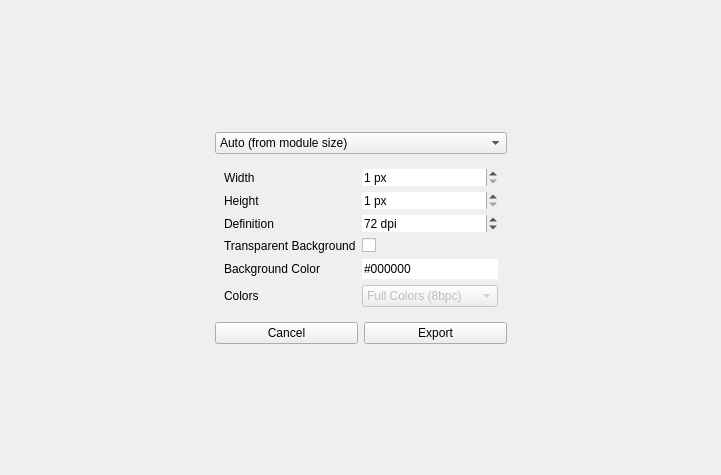
<?xml version="1.0" encoding="UTF-8"?>
<ui version="4.0">
 <class>ExportForm</class>
 <widget class="QWidget" name="ExportForm">
  <property name="geometry">
   <rect>
    <x>0</x>
    <y>0</y>
    <width>721</width>
    <height>475</height>
   </rect>
  </property>
  <property name="windowTitle">
   <string>Form</string>
  </property>
  <layout class="QGridLayout" name="gridLayout">
   <item row="0" column="1">
    <spacer name="verticalSpacer">
     <property name="orientation">
      <enum>Qt::Vertical</enum>
     </property>
     <property name="sizeHint" stdset="0">
      <size>
       <width>20</width>
       <height>40</height>
      </size>
     </property>
    </spacer>
   </item>
   <item row="1" column="1">
    <widget class="QComboBox" name="exportSettingsComboBox">
     <item>
      <property name="text">
       <string>Auto (from module size)</string>
      </property>
     </item>
     <item>
      <property name="text">
       <string>Custom</string>
      </property>
     </item>
     <item>
      <property name="text">
       <string>Letter</string>
      </property>
     </item>
     <item>
      <property name="text">
       <string>Letter (DL)</string>
      </property>
     </item>
     <item>
      <property name="text">
       <string>Postcard</string>
      </property>
     </item>
     <item>
      <property name="text">
       <string>Business Card</string>
      </property>
     </item>
     <item>
      <property name="text">
       <string>A3</string>
      </property>
     </item>
     <item>
      <property name="text">
       <string>A4</string>
      </property>
     </item>
     <item>
      <property name="text">
       <string>A5</string>
      </property>
     </item>
     <item>
      <property name="text">
       <string>A6</string>
      </property>
     </item>
     <item>
      <property name="text">
       <string>Square 1000 px</string>
      </property>
     </item>
     <item>
      <property name="text">
       <string>Square 2000 px</string>
      </property>
     </item>
     <item>
      <property name="text">
       <string>DCI 8K 4320p</string>
      </property>
     </item>
     <item>
      <property name="text">
       <string>FUHDTV 8K 4320p</string>
      </property>
     </item>
     <item>
      <property name="text">
       <string>DCI 4K Scope</string>
      </property>
     </item>
     <item>
      <property name="text">
       <string>DCI 4K Flat</string>
      </property>
     </item>
     <item>
      <property name="text">
       <string>UHDTV 4K 2160p</string>
      </property>
     </item>
     <item>
      <property name="text">
       <string>DCI 2K Scope</string>
      </property>
     </item>
     <item>
      <property name="text">
       <string>DCI 2K Flat</string>
      </property>
     </item>
     <item>
      <property name="text">
       <string>HDTV 1080p</string>
      </property>
     </item>
     <item>
      <property name="text">
       <string>HD 720p</string>
      </property>
     </item>
    </widget>
   </item>
   <item row="2" column="0">
    <spacer name="horizontalSpacer">
     <property name="orientation">
      <enum>Qt::Horizontal</enum>
     </property>
     <property name="sizeHint" stdset="0">
      <size>
       <width>40</width>
       <height>20</height>
      </size>
     </property>
    </spacer>
   </item>
   <item row="2" column="1">
    <widget class="QFrame" name="formFrame">
     <layout class="QFormLayout" name="formLayout">
      <item row="0" column="0">
       <widget class="QLabel" name="label">
        <property name="text">
         <string>Width</string>
        </property>
       </widget>
      </item>
      <item row="0" column="1">
       <widget class="QSpinBox" name="widthEdit">
        <property name="frame">
         <bool>false</bool>
        </property>
        <property name="suffix">
         <string> px</string>
        </property>
        <property name="minimum">
         <number>1</number>
        </property>
        <property name="maximum">
         <number>10000</number>
        </property>
       </widget>
      </item>
      <item row="1" column="0">
       <widget class="QLabel" name="label_2">
        <property name="text">
         <string>Height</string>
        </property>
       </widget>
      </item>
      <item row="1" column="1">
       <widget class="QSpinBox" name="heightEdit">
        <property name="frame">
         <bool>false</bool>
        </property>
        <property name="suffix">
         <string> px</string>
        </property>
        <property name="minimum">
         <number>1</number>
        </property>
        <property name="maximum">
         <number>10000</number>
        </property>
       </widget>
      </item>
      <item row="2" column="0">
       <widget class="QLabel" name="label_3">
        <property name="text">
         <string>Definition</string>
        </property>
       </widget>
      </item>
      <item row="2" column="1">
       <widget class="QSpinBox" name="definitionEdit">
        <property name="frame">
         <bool>false</bool>
        </property>
        <property name="suffix">
         <string> dpi</string>
        </property>
        <property name="minimum">
         <number>1</number>
        </property>
        <property name="maximum">
         <number>1000</number>
        </property>
        <property name="value">
         <number>72</number>
        </property>
       </widget>
      </item>
      <item row="3" column="0">
       <widget class="QLabel" name="label_5">
        <property name="text">
         <string>Transparent Background</string>
        </property>
       </widget>
      </item>
      <item row="3" column="1">
       <widget class="QCheckBox" name="transparentCheckBox">
        <property name="text">
         <string/>
        </property>
       </widget>
      </item>
      <item row="4" column="0">
       <widget class="QLabel" name="label_7">
        <property name="text">
         <string>Background Color</string>
        </property>
       </widget>
      </item>
      <item row="4" column="1">
       <widget class="QLineEdit" name="BGColorEdit">
        <property name="inputMask">
         <string>\#hhhhhh</string>
        </property>
        <property name="text">
         <string>#000000</string>
        </property>
        <property name="frame">
         <bool>false</bool>
        </property>
        <property name="cursorPosition">
         <number>7</number>
        </property>
       </widget>
      </item>
      <item row="5" column="0">
       <widget class="QLabel" name="label_4">
        <property name="text">
         <string>Colors</string>
        </property>
       </widget>
      </item>
      <item row="5" column="1">
       <widget class="QComboBox" name="colorsComboBox">
        <property name="enabled">
         <bool>false</bool>
        </property>
        <property name="currentIndex">
         <number>2</number>
        </property>
        <item>
         <property name="text">
          <string>Monochrome (1 bit)</string>
         </property>
        </item>
        <item>
         <property name="text">
          <string>Greyscale (8bpc)</string>
         </property>
        </item>
        <item>
         <property name="text">
          <string>Full Colors (8bpc)</string>
         </property>
        </item>
       </widget>
      </item>
     </layout>
    </widget>
   </item>
   <item row="2" column="2">
    <spacer name="horizontalSpacer_2">
     <property name="orientation">
      <enum>Qt::Horizontal</enum>
     </property>
     <property name="sizeHint" stdset="0">
      <size>
       <width>40</width>
       <height>20</height>
      </size>
     </property>
    </spacer>
   </item>
   <item row="3" column="1">
    <layout class="QHBoxLayout" name="horizontalLayout">
     <item>
      <widget class="QPushButton" name="cancelButton">
       <property name="text">
        <string>Cancel</string>
       </property>
      </widget>
     </item>
     <item>
      <widget class="QPushButton" name="exportButton">
       <property name="text">
        <string>Export</string>
       </property>
      </widget>
     </item>
    </layout>
   </item>
   <item row="4" column="1">
    <spacer name="verticalSpacer_2">
     <property name="orientation">
      <enum>Qt::Vertical</enum>
     </property>
     <property name="sizeHint" stdset="0">
      <size>
       <width>20</width>
       <height>40</height>
      </size>
     </property>
    </spacer>
   </item>
  </layout>
 </widget>
 <resources/>
 <connections/>
</ui>
